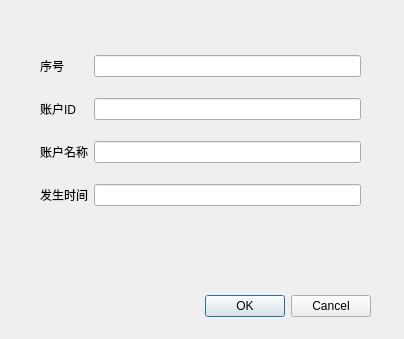
<?xml version="1.0" encoding="UTF-8"?>
<ui version="4.0">
 <class>Dialog</class>
 <widget class="QDialog" name="Dialog">
  <property name="geometry">
   <rect>
    <x>0</x>
    <y>0</y>
    <width>404</width>
    <height>339</height>
   </rect>
  </property>
  <property name="windowTitle">
   <string>Dialog</string>
  </property>
  <widget class="QDialogButtonBox" name="buttonBox">
   <property name="geometry">
    <rect>
     <x>30</x>
     <y>290</y>
     <width>341</width>
     <height>32</height>
    </rect>
   </property>
   <property name="orientation">
    <enum>Qt::Horizontal</enum>
   </property>
   <property name="standardButtons">
    <set>QDialogButtonBox::Cancel|QDialogButtonBox::Ok</set>
   </property>
  </widget>
  <widget class="QWidget" name="layoutWidget">
   <property name="geometry">
    <rect>
     <x>40</x>
     <y>40</y>
     <width>321</width>
     <height>181</height>
    </rect>
   </property>
   <layout class="QGridLayout" name="gridLayout">
    <item row="0" column="0">
     <widget class="QLabel" name="label_5">
      <property name="text">
       <string>序号</string>
      </property>
     </widget>
    </item>
    <item row="0" column="1">
     <widget class="QLineEdit" name="SequencelineEdit"/>
    </item>
    <item row="1" column="0">
     <widget class="QLabel" name="label_2">
      <property name="text">
       <string>账户ID</string>
      </property>
     </widget>
    </item>
    <item row="1" column="1">
     <widget class="QLineEdit" name="AccountIDlineEdit"/>
    </item>
    <item row="2" column="0">
     <widget class="QLabel" name="label_4">
      <property name="text">
       <string>账户名称</string>
      </property>
     </widget>
    </item>
    <item row="2" column="1">
     <widget class="QLineEdit" name="AccountNamelineEdit">
      <property name="text">
       <string/>
      </property>
     </widget>
    </item>
    <item row="3" column="0">
     <widget class="QLabel" name="label_3">
      <property name="text">
       <string>发生时间</string>
      </property>
     </widget>
    </item>
    <item row="3" column="1">
     <widget class="QLineEdit" name="OccurredTimelineEdit"/>
    </item>
   </layout>
  </widget>
 </widget>
 <resources/>
 <connections>
  <connection>
   <sender>buttonBox</sender>
   <signal>accepted()</signal>
   <receiver>Dialog</receiver>
   <slot>accept()</slot>
   <hints>
    <hint type="sourcelabel">
     <x>248</x>
     <y>254</y>
    </hint>
    <hint type="destinationlabel">
     <x>157</x>
     <y>274</y>
    </hint>
   </hints>
  </connection>
  <connection>
   <sender>buttonBox</sender>
   <signal>rejected()</signal>
   <receiver>Dialog</receiver>
   <slot>reject()</slot>
   <hints>
    <hint type="sourcelabel">
     <x>316</x>
     <y>260</y>
    </hint>
    <hint type="destinationlabel">
     <x>286</x>
     <y>274</y>
    </hint>
   </hints>
  </connection>
 </connections>
</ui>
